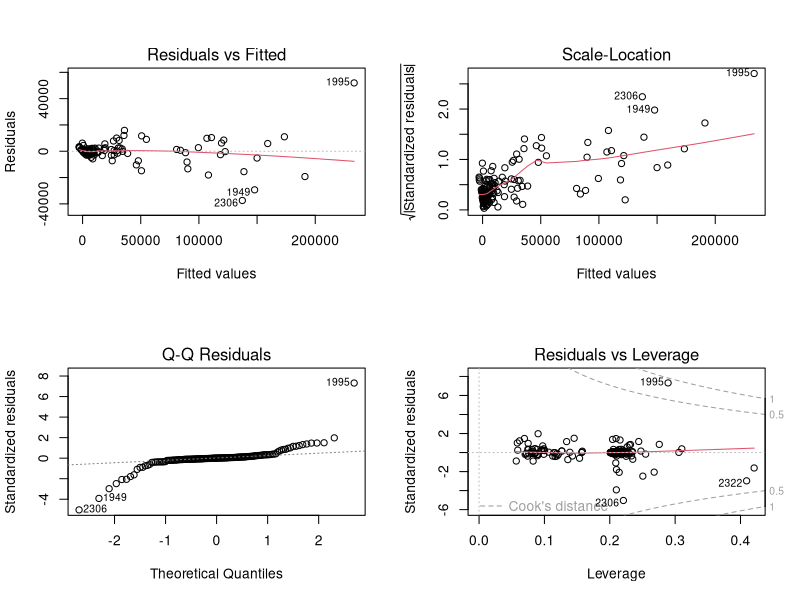
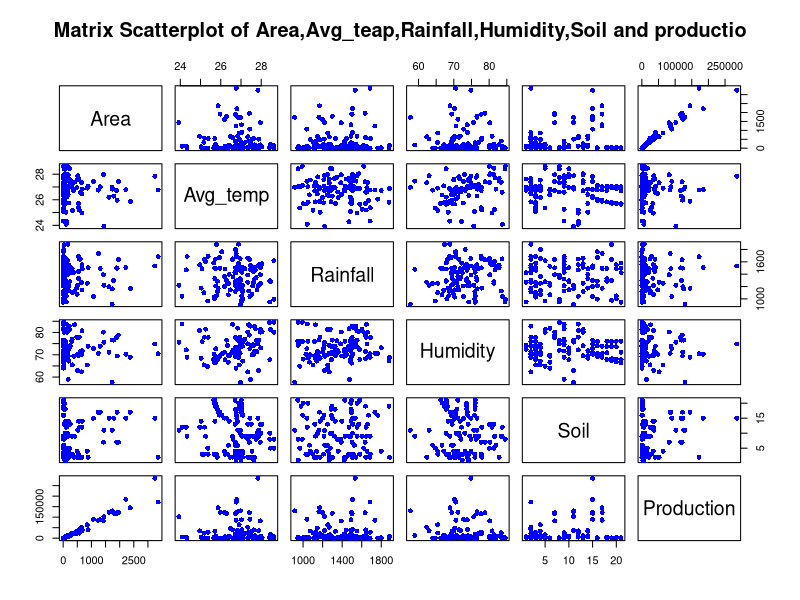

R code for these plots, in order:
# Multiple Linear Regression

# Importing the dataset
dataset = read.csv('fdata.csv')
dataset = dataset[grep("Sugarcane", dataset$Crop, ignore.case=T),]
dataset = dataset[,c("Area","Avg_temp","Rainfall","Humidity","Soil","Production")]

# Encoding categorical data
dataset$Soil = factor(dataset$Soil,
                      levels = c('RED AND YELLOW SOIL&RED SOIL', 'BLACK SOIL &RED SOIL',
                                 'ALLUVIAL SOIL & LITERITE SOIL & SALINE SOIL',
                                 'LITERITE SOIL & RED SOIL & RED AND BLACK SOIL',
                                 'ALLUVIAL SOIL  & LITERITE SOIL &SALINE SOIL',
                                 'SALINE SOIL & LITERITE SOIL & ALLUVIAL SOIL',
                                 'ALLUVIAL SOIL  & LITERITE SOIL & BLACK',
                                 'RED SOIL & RED AND YELLOW SOIL', 'RED SOIL & LITERITE SOIL',
                                 'LITERITE SOIL & BROWN FOREST',
                                 'ALLUVIAL SOIL & BLACK & BROWN FOREST & SALINE SOIL',
                                 'ALLUVIAL SOIL & LITERITE SOIL', 'ALLUVIAL SOIL & SALINE SOIL',
                                 'ALLUVIAL SOIL & LITERITE SOIL & RED SOIL', 'RED SOIL',
                                 'RED SOIL & LITERITE SOIL & ALLUVIAL SOIL',
                                 'ALLUVIAL SOIL & BLACK& RED SOIL', 'BLACK SOIL  & RED SOIL',
                                 'RED AND BLACK SOIL & RED AND YELLOW SOIL',
                                 'RED SOIL & BLACK SOIL & BROWN FOREST',
                                 'RED SOIL & LITERITE SOIL & RED AND YELLOW SOIL'),
                      labels = c(1, 2, 3, 4, 5, 6, 7 , 8, 9, 10, 11, 12 , 13, 14 ,15, 16, 17, 18, 19, 20, 21))

# Splitting the dataset into the Training set and Test set
# install.packages('caTools')
library(caTools)
set.seed(123)
split = sample.split(dataset$Production, SplitRatio = 0.8)
training_set = subset(dataset, split == TRUE)
test_set = subset(dataset, split == FALSE)

# Feature Scaling
#training_set = scale(training_set)
#test_set = scale(test_set)

# Fitting Multiple Linear Regression to the Training set
regressor = lm(formula = Production ~ .,
               data = training_set)

# Predicting the Test set results
y_pred = predict(regressor, newdata = test_set)

# Other useful functions 
coefficients(regressor) # model coefficients
confint(regressor, level=0.95) # CIs for model parameters 
fitted(regressor) # predicted values
residuals(regressor) # residuals
anova(regressor) # anova table 
vcov(regressor) # covariance matrix for model parameters 
influence(regressor) # regression diagnostics


# Building the optimal model using Backward Elimination
regressor = lm(formula = Production ~ Area + Avg_temp + Rainfall + Humidity + Soil,
               data = dataset)
summary(regressor)

# diagnostic plots 
layout(matrix(c(1,2,3,4),2,2)) # optional 4 graphs/page 
plot(regressor)

# Plot matrix of all variables.
newdata = training_set[,c(1:6)]
summary(newdata)
plot(newdata, pch=16, col="blue", main="Matrix Scatterplot of Area,Avg_teap,Rainfall,Humidity,Soil and productio")
